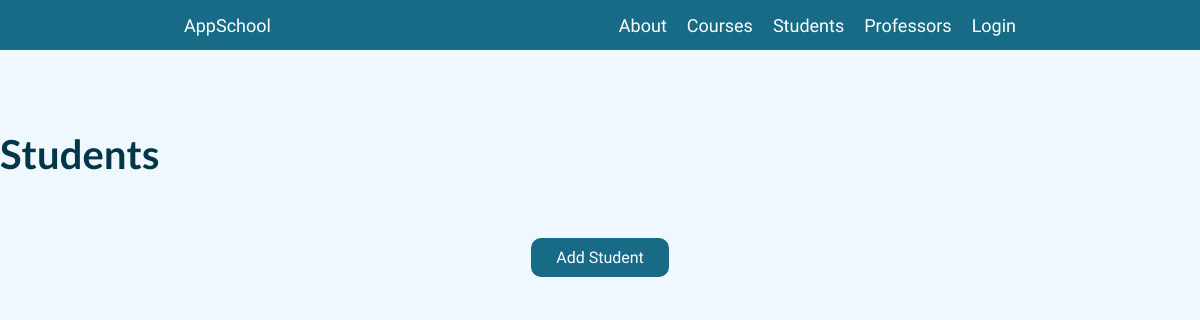
/AppSchool/students, run on an earlier commit of the app's database.
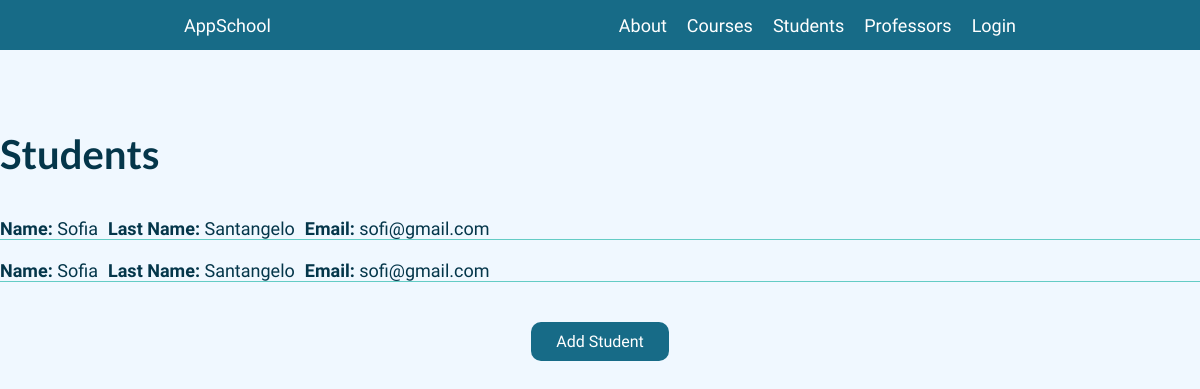
And on a later commit of the database.
### AppSchool/models.py (models this page shows, shortened)
class Student(models.Model):
    name = models.CharField(max_length=40)
    lastName = models.CharField(max_length=20)
    email = models.EmailField(max_length=40)

### AppSchool/views.py (the view)
# urls.py: path("students", students, name="Students"),
def students(request, id=None):
    if id:
        findItem = Student.objects.get(id=int(id))
        findItem.delete()
    return render(
        request,
        "AppSchool/students.html",
        {"db": Student.objects.all()},
    )

### AppSchool/context_processors.py (called while the page is built, shortened)
def custom_user(request):
    context = auth(request)
    user = context["user"]
    return context

### AppSchool/templates/AppSchool/students.html (shortened to what this page needs)
{% extends "AppSchool/layout.html" %} {% load static %}
{% block section%}
<section class="page">
  <div class="container">
    <div class="title_container">
      <h3 class="subtitle">Students</h3>
    </div>
    {% if db %} {% for item in db %}
    <div class="list_container">
      <div class="group_container">
        <p class="text text-left"><b>Name:</b> {{item.name}}</p>
        <p class="text text-left"><b>Last Name:</b> {{item.lastName}}</p>
        <p class="text text-left"><b>Email:</b> {{item.email}}</p>
      </div>
    </div>
    {% endfor %} {% endif %}
    <a class="button" href="{% url 'FormStudent' %}">Add Student</a>
  </div>
</section>
{% endblock %}

What changed in the data, as far as the page shows it:
added Student: name "Sofia", lastName "Santangelo", email "sofi@gmail.com"
added Student: name "Sofia", lastName "Santangelo", email "sofi@gmail.com"
